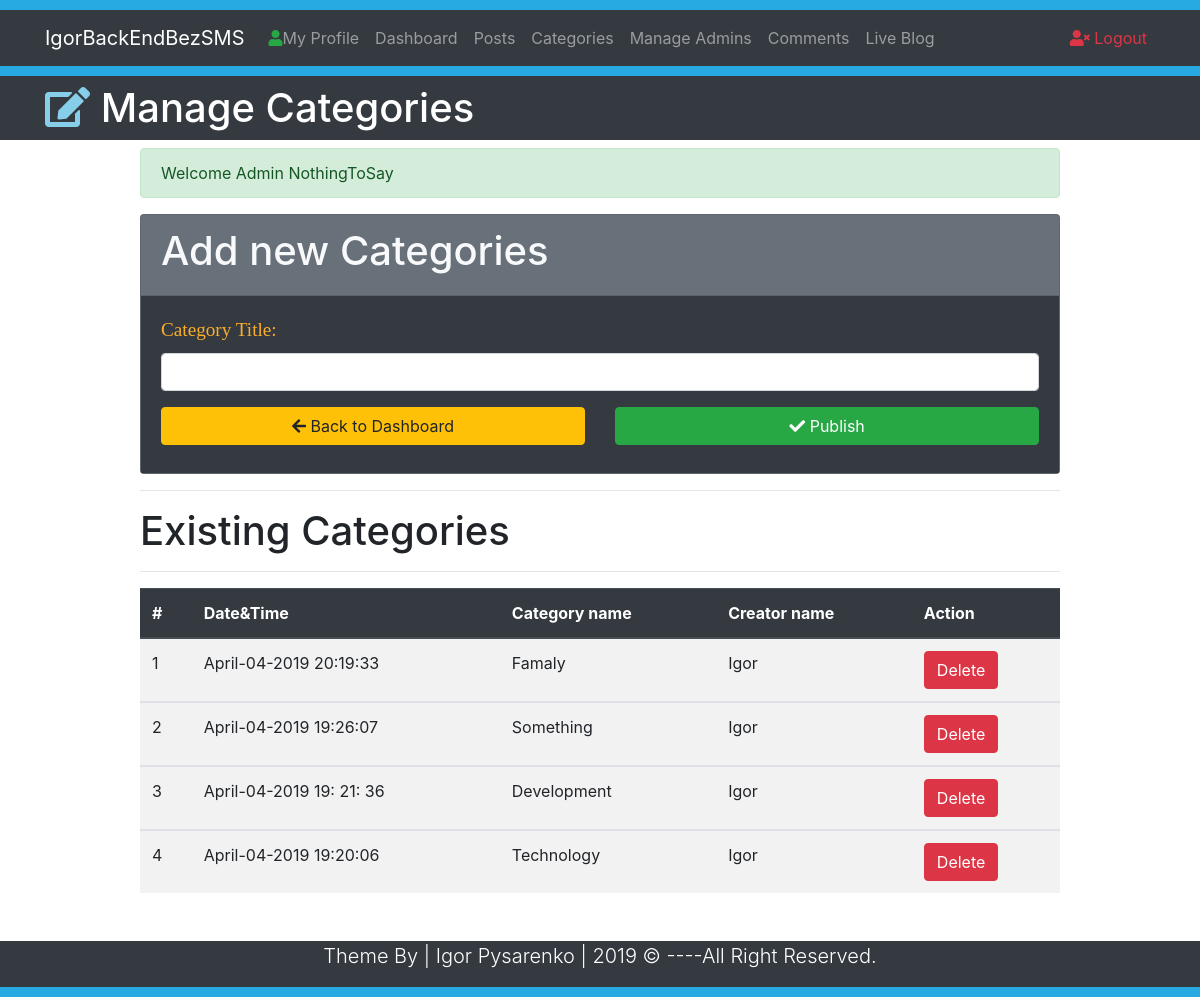
Screenshot of /Categories.php (signed in) with the database file from the repository.
### tables this page shows
CREATE TABLE `category` (
  `id` int(11) NOT NULL,
  `title` varchar(50) NOT NULL,
  `author` varchar(50) NOT NULL,
  `datetime` varchar(50) NOT NULL
);

### Categories.php (the view, shortened to what this page needs)
<?php
require_once './includes/fucntion.php';
require_once './includes/sessions.php';
require_once 'AdminHeader.php';
?>
    <section class="container py-2 mb-4">
        <div class="row">
            <div class="offset-lg-1 col-lg-10">
                <?php echo error_massage(); echo success_massage();?>
                <form action="Categories.php" method="post">
                    <div class="card bg-secondary text-light">
                        <div class="card-header">
                            <h1>Add new Categories</h1>
                        </div>
                        <div class="card-body bg-dark">
                            <div class="form-group">
                                <label for="CategoryTitle"><span class="fieldinfo"> Category Title: </span></label>
                                <input class="form-control" type="text" name="CategoryTitle" id="title">
                            </div>
                            <div class="row">
                                <div class="col-lg-6 mb-2">
                                    <a href="Dashboard.php" class="btn btn-warning btn-block">
                                        <i class="fas fa-arrow-left"></i>
                                        Back to Dashboard
                                    </a>
                                </div>
                                <div class="col-lg-6 mb-2">
                                   <button type='submit' name="submit" class="btn btn-success btn-block">
                                   <i class="fas fa-check"></i>
                                   Publish
                                   </button>
                                </div>
                            </div>
                        </div>
                    </div>
                </form>
                <hr>
                <h1>Existing Categories</h1>
                <hr>
                <table class="table table-striped table-hover">
                    <thead class="thead-dark">
                        <tr>
                            <th>#</th>
                            <th>Date&Time</th>
                            <th>Category name</th>
                            <th>Creator name</th>
                            <th>Action</th>
                        </tr>
                    </thead>
                <?php
                global $connecting;
                $sql = "SELECT * FROM category ORDER BY id desc";
                $execute = $connecting->query($sql);
                $count = 0;
                while($row = $execute->fetch()):?>
                <?php
                    $categoryID = $row['id'];
                    $category_date = $row['datetime'];
                    $category_name = $row['title'];
                    $creater_name = $row['author'];
                    $count++;
                ?>
                    <tbody>
                        <tr>
                            <td><?php echo htmlentities($count);?></td>
                            <td><?php echo htmlentities($category_date);?></td>
                            <td><?php echo htmlentities($category_name);?></td>
                            <td><?php echo htmlentities($creater_name);?></td>
                            <td><a class="btn btn-danger" href="DeleteCategory.php?id=<?php echo $categoryID?>">Delete</a></td>
                        </tr>
                    </tbody>
                <?php endwhile;?>
                </table>
            </div>
        </div>
    </section>
    <?php require_once 'footer.php';?>

### css/style.css (style rules this page uses)
.fieldinfo { color: rgb(251,174,44); font-family: 'Times New Roman', Times, serif; font-size: 1.2em; }

### rows the page displays
category: datetime "April-04-2019 20:19:33", title "Famaly", author "Igor"
category: datetime "April-04-2019 19:26:07", title "Something", author "Igor"
category: datetime "April-04-2019 19: 21: 36", title "Development", author "Igor"
category: datetime "April-04-2019 19:20:06", title "Technology", author "Igor"

### other values shown
success_massage() "Welcome Admin NothingToSay"
